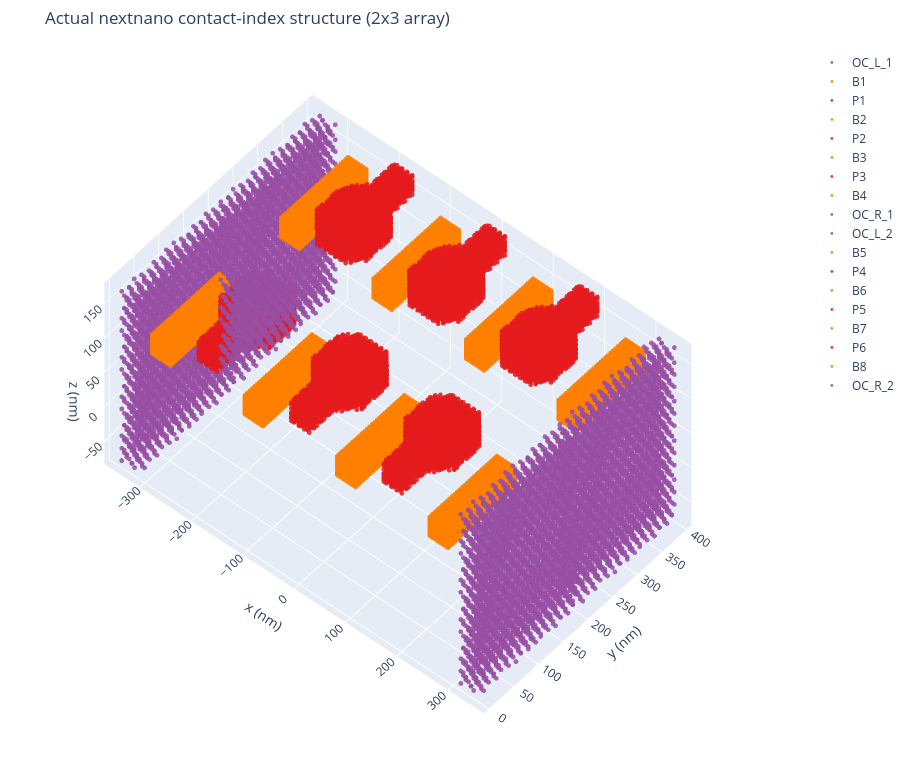

Here is the notebook cell this chart was saved with:
### Code cell
if RUN_AVAILABLE and STRUCTURE_DIR.exists():
    contact_lookup = read_index_lookup(STRUCTURE_DIR / "contact_indices.txt")
    contact_grid = read_ascii_vtr_index(
        STRUCTURE_DIR / "contacts.vtr",
        dtype=np.int16,
    )
    contact_name_to_index = dict(
        zip(contact_lookup["Contact"], contact_lookup["Index"])
    )
    colors_by_type = {
        "plunger": "#e41a1c",
        "barrier": "#ff7f00",
        "ohmic": "#984ea3",
        "screening": "#377eb8",
    }

    nextnano_structure_fig = go.Figure()
    for region in simulation_layout.patterned_regions:
        if region.name not in contact_name_to_index:
            continue
        sampled = sample_contact_points(
            contact_grid,
            contact_name_to_index[region.name],
            z_range_nm=(-120.0, 180.0),
        )
        if sampled is None:
            continue
        xs, ys, zs = sampled
        nextnano_structure_fig.add_trace(go.Scatter3d(
            x=xs,
            y=ys,
            z=zs,
            mode="markers",
            name=region.name,
            marker={
                "size": 2.8,
                "color": colors_by_type.get(region.gate_type, "#666666"),
                "opacity": 0.86,
            },
            hovertemplate=(
                f"{region.name}<br>x=%{{x:.1f}} nm"
                "<br>y=%{y:.1f} nm<br>z=%{z:.1f} nm<extra></extra>"
            ),
        ))

    nextnano_structure_fig.update_layout(
        title="Actual nextnano contact-index structure (2x3 array)",
        height=760,
        margin={"l": 0, "r": 0, "t": 48, "b": 0},
        scene={
            "xaxis_title": "x (nm)",
            "yaxis_title": "y (nm)",
            "zaxis_title": "z (nm)",
            "aspectmode": "manual",
            "aspectratio": {"x": 1.4, "y": 0.9, "z": 0.8},
            "camera": {
                "eye": {"x": 1.15, "y": -1.35, "z": 2.15},
                "projection": {"type": "orthographic"},
            },
        },
    )
    nextnano_structure_fig.show()
else:
    print("Run section 4 first to plot the actual nextnano Structure output.")

### Figure 1 — Plotly figure (JSON) as saved in the notebook; plotly's stock layout.template omitted (floating-point values rounded to 4 significant figures; data arrays with more than 128 entries replaced by an {"elided": "..."} marker saying what was removed)
{"data": [{"hovertemplate": "OC_L_1<br>x=%{x:.1f} nm<br>y=%{y:.1f} nm<br>z=%{z:.1f} nm<extra></extra>", "marker": {"color": "#984ea3", "opacity": 0.86, "size": 2.8}, "mode": "markers", "name": "OC_L_1", "type": "scatter3d", "x": {"elided": "3500 float values"}, "y": {"elided": "3500 float values"}, "z": {"elided": "3500 float values"}}, {"hovertemplate": "B1<br>x=%{x:.1f} nm<br>y=%{y:.1f} nm<br>z=%{z:.1f} nm<extra></extra>", "marker": {"color": "#ff7f00", "opacity": 0.86, "size": 2.8}, "mode": "markers", "name": "B1", "type": "scatter3d", "x": {"elided": "3360 float values"}, "y": {"elided": "3360 float values"}, "z": {"elided": "3360 float values"}}, {"hovertemplate": "P1<br>x=%{x:.1f} nm<br>y=%{y:.1f} nm<br>z=%{z:.1f} nm<extra></extra>", "marker": {"color": "#e41a1c", "opacity": 0.86, "size": 2.8}, "mode": "markers", "name": "P1", "type": "scatter3d", "x": {"elided": "3500 float values"}, "y": {"elided": "3500 float values"}, "z": {"elided": "3500 float values"}}, {"hovertemplate": "B2<br>x=%{x:.1f} nm<br>y=%{y:.1f} nm<br>z=%{z:.1f} nm<extra></extra>", "marker": {"color": "#ff7f00", "opacity": 0.86, "size": 2.8}, "mode": "markers", "name": "B2", "type": "scatter3d", "x": {"elided": "3360 float values"}, "y": {"elided": "3360 float values"}, "z": {"elided": "3360 float values"}}, {"hovertemplate": "P2<br>x=%{x:.1f} nm<br>y=%{y:.1f} nm<br>z=%{z:.1f} nm<extra></extra>", "marker": {"color": "#e41a1c", "opacity": 0.86, "size": 2.8}, "mode": "markers", "name": "P2", "type": "scatter3d", "x": {"elided": "3500 float values"}, "y": {"elided": "3500 float values"}, "z": {"elided": "3500 float values"}}, {"hovertemplate": "B3<br>x=%{x:.1f} nm<br>y=%{y:.1f} nm<br>z=%{z:.1f} nm<extra></extra>", "marker": {"color": "#ff7f00", "opacity": 0.86, "size": 2.8}, "mode": "markers", "name": "B3", "type": "scatter3d", "x": {"elided": "3360 float values"}, "y": {"elided": "3360 float values"}, "z": {"elided": "3360 float values"}}, {"hovertemplate": "P3<br>x=%{x:.1f} nm<br>y=%{y:.1f} nm<br>z=%{z:.1f} nm<extra></extra>", "marker": {"color": "#e41a1c", "opacity": 0.86, "size": 2.8}, "mode": "markers", "name": "P3", "type": "scatter3d", "x": {"elided": "3500 float values"}, "y": {"elided": "3500 float values"}, "z": {"elided": "3500 float values"}}, {"hovertemplate": "B4<br>x=%{x:.1f} nm<br>y=%{y:.1f} nm<br>z=%{z:.1f} nm<extra></extra>", "marker": {"color": "#ff7f00", "opacity": 0.86, "size": 2.8}, "mode": "markers", "name": "B4", "type": "scatter3d", "x": {"elided": "3360 float values"}, "y": {"elided": "3360 float values"}, "z": {"elided": "3360 float values"}}, {"hovertemplate": "OC_R_1<br>x=%{x:.1f} nm<br>y=%{y:.1f} nm<br>z=%{z:.1f} nm<extra></extra>", "marker": {"color": "#984ea3", "opacity": 0.86, "size": 2.8}, "mode": "markers", "name": "OC_R_1", "type": "scatter3d", "x": {"elided": "3500 float values"}, "y": {"elided": "3500 float values"}, "z": {"elided": "3500 float values"}}, {"hovertemplate": "OC_L_2<br>x=%{x:.1f} nm<br>y=%{y:.1f} nm<br>z=%{z:.1f} nm<extra></extra>", "marker": {"color": "#984ea3", "opacity": 0.86, "size": 2.8}, "mode": "markers", "name": "OC_L_2", "type": "scatter3d", "x": {"elided": "3500 float values"}, "y": {"elided": "3500 float values"}, "z": {"elided": "3500 float values"}}, {"hovertemplate": "B5<br>x=%{x:.1f} nm<br>y=%{y:.1f} nm<br>z=%{z:.1f} nm<extra></extra>", "marker": {"color": "#ff7f00", "opacity": 0.86, "size": 2.8}, "mode": "markers", "name": "B5", "type": "scatter3d", "x": {"elided": "3360 float values"}, "y": {"elided": "3360 float values"}, "z": {"elided": "3360 float values"}}, {"hovertemplate": "P4<br>x=%{x:.1f} nm<br>y=%{y:.1f} nm<br>z=%{z:.1f} nm<extra></extra>", "marker": {"color": "#e41a1c", "opacity": 0.86, "size": 2.8}, "mode": "markers", "name": "P4", "type": "scatter3d", "x": {"elided": "3500 float values"}, "y": {"elided": "3500 float values"}, "z": {"elided": "3500 float values"}}, {"hovertemplate": "B6<br>x=%{x:.1f} nm<br>y=%{y:.1f} nm<br>z=%{z:.1f} nm<extra></extra>", "marker": {"color": "#ff7f00", "opacity": 0.86, "size": 2.8}, "mode": "markers", "name": "B6", "type": "scatter3d", "x": {"elided": "3360 float values"}, "y": {"elided": "3360 float values"}, "z": {"elided": "3360 float values"}}, {"hovertemplate": "P5<br>x=%{x:.1f} nm<br>y=%{y:.1f} nm<br>z=%{z:.1f} nm<extra></extra>", "marker": {"color": "#e41a1c", "opacity": 0.86, "size": 2.8}, "mode": "markers", "name": "P5", "type": "scatter3d", "x": {"elided": "3500 float values"}, "y": {"elided": "3500 float values"}, "z": {"elided": "3500 float values"}}, {"hovertemplate": "B7<br>x=%{x:.1f} nm<br>y=%{y:.1f} nm<br>z=%{z:.1f} nm<extra></extra>", "marker": {"color": "#ff7f00", "opacity": 0.86, "size": 2.8}, "mode": "markers", "name": "B7", "type": "scatter3d", "x": {"elided": "3360 float values"}, "y": {"elided": "3360 float values"}, "z": {"elided": "3360 float values"}}, {"hovertemplate": "P6<br>x=%{x:.1f} nm<br>y=%{y:.1f} nm<br>z=%{z:.1f} nm<extra></extra>", "marker": {"color": "#e41a1c", "opacity": 0.86, "size": 2.8}, "mode": "markers", "name": "P6", "type": "scatter3d", "x": {"elided": "3500 float values"}, "y": {"elided": "3500 float values"}, "z": {"elided": "3500 float values"}}, {"hovertemplate": "B8<br>x=%{x:.1f} nm<br>y=%{y:.1f} nm<br>z=%{z:.1f} nm<extra></extra>", "marker": {"color": "#ff7f00", "opacity": 0.86, "size": 2.8}, "mode": "markers", "name": "B8", "type": "scatter3d", "x": {"elided": "3360 float values"}, "y": {"elided": "3360 float values"}, "z": {"elided": "3360 float values"}}, {"hovertemplate": "OC_R_2<br>x=%{x:.1f} nm<br>y=%{y:.1f} nm<br>z=%{z:.1f} nm<extra></extra>", "marker": {"color": "#984ea3", "opacity": 0.86, "size": 2.8}, "mode": "markers", "name": "OC_R_2", "type": "scatter3d", "x": {"elided": "3500 float values"}, "y": {"elided": "3500 float values"}, "z": {"elided": "3500 float values"}}], "layout": {"height": 760, "margin": {"b": 0, "l": 0, "r": 0, "t": 48}, "scene": {"aspectmode": "manual", "aspectratio": {"x": 1.4, "y": 0.9, "z": 0.8}, "camera": {"eye": {"x": 1.15, "y": -1.35, "z": 2.15}, "projection": {"type": "orthographic"}}, "xaxis": {"title": {"text": "x (nm)"}}, "yaxis": {"title": {"text": "y (nm)"}}, "zaxis": {"title": {"text": "z (nm)"}}}, "title": {"text": "Actual nextnano contact-index structure (2x3 array)"}}}
